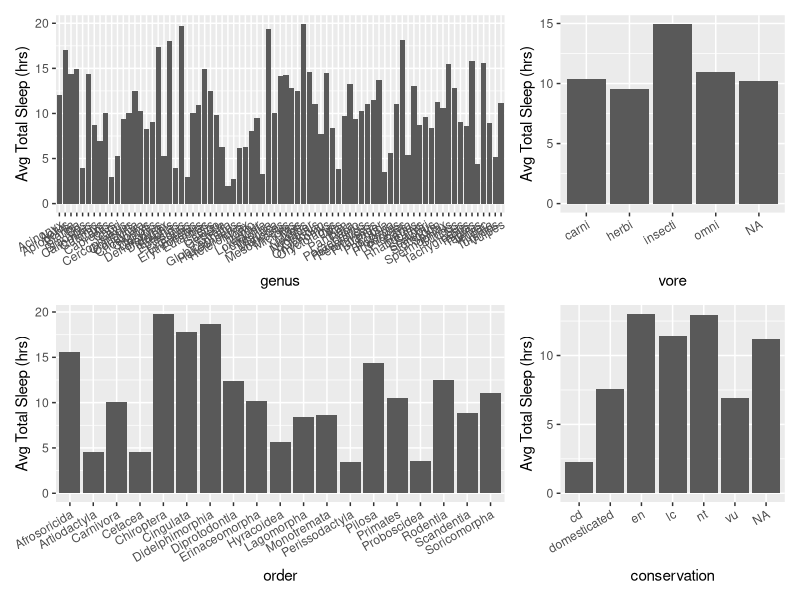

Write R code to recreate this figure.
# nolint start
library(ggplot2)
library(dplyr)
library(patchwork)

df = msleep

all.plots <- list()
for (colname in colnames(df)[colnames(df) %in% c("genus", "vore", "order", "conservation")]){
  dat.summary <- df %>% arrange(colname) %>% group_by(.data[[colname]]) %>%
    summarise(sleep_total = mean(sleep_total, na.rm = TRUE),
                    brainwt = mean(brainwt, na.rm = TRUE))
  all.plots[[length(all.plots) + 1]] = ggplot(dat.summary) + 
    geom_col(aes(x = .data[[colname]], y = sleep_total))+
    ylab("Avg Total Sleep (hrs)")+theme(axis.text.x=element_text(angle=30,hjust=1,vjust=1))
}

wrap_plots(all.plots, ncol = 2, widths = c(2,1))
# nolint end